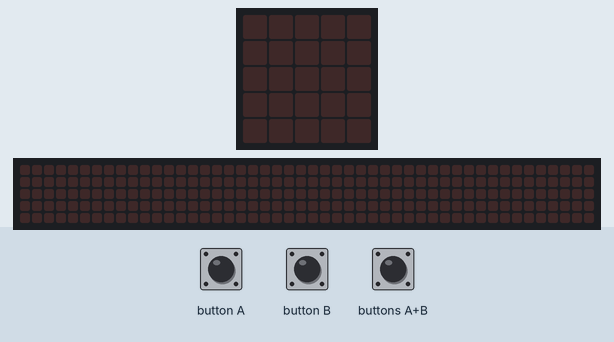
Recording of a program running on a simulated BBC micro:bit (MakeCode). Shown: the board's 5×5 LED display, a strip that is not on the board, showing the scrolling text unrolled. Inputs (shaded band) come from the test bench. The 48×5 strip is a reading aid, not a part: it shows the text the display is scrolling, unrolled, one strip-width of it at a time.

Above: at 1.2 s.
1.3 s: buttons A+B pressed for 0.15 s
At 4.82 s:
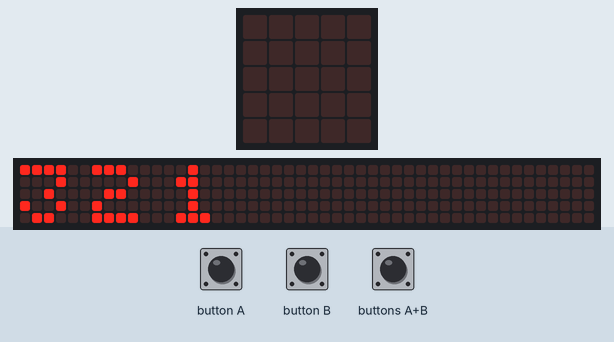
At 30.32 s:
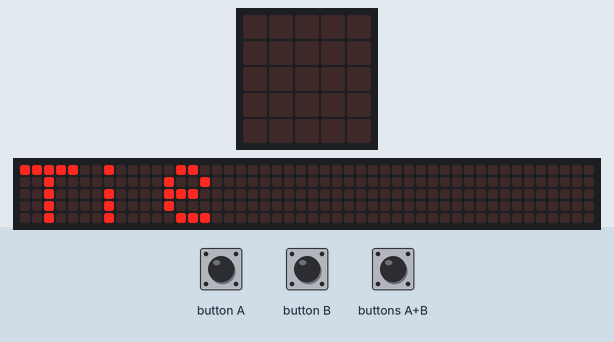
Timing chart, 0 to 31.8 s (numbered marks = the images above; inputs shaded):
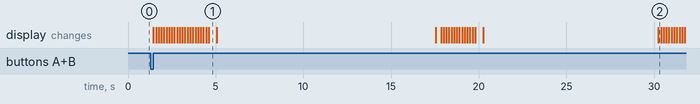

The program:

main.ts
```typescript
let A_score = 0
let B_score = 0
input.onButtonPressed(Button.A, function () {
    A_score = A_score + 1
})
input.onButtonPressed(Button.AB, function () {
    basic.showString("321")
    basic.pause(2500)
    B_score = 0
    A_score = 0
    basic.pause(10000)
    basic.showNumber(10)
    basic.pause(10000)
    if (A_score > B_score) {
        basic.showString("A won")
    } else if (A_score == B_score) {
        basic.showString("Tie")
    } else {
        if (A_score < B_score) {
            basic.showString("B won")
        }
    }
})
input.onButtonPressed(Button.B, function () {
    B_score = B_score + 1
})
```

test.ts
```typescript
// 在這裡測試；當此封包作為擴充功能時，將不會編譯此內容。
```

Measured:
- after the input at 1.3 s, the display: changes after 0.15 s (image 1)
- what the display in image 1 shows lasts 0.5 s, from 4.6 s to 5.1 s
